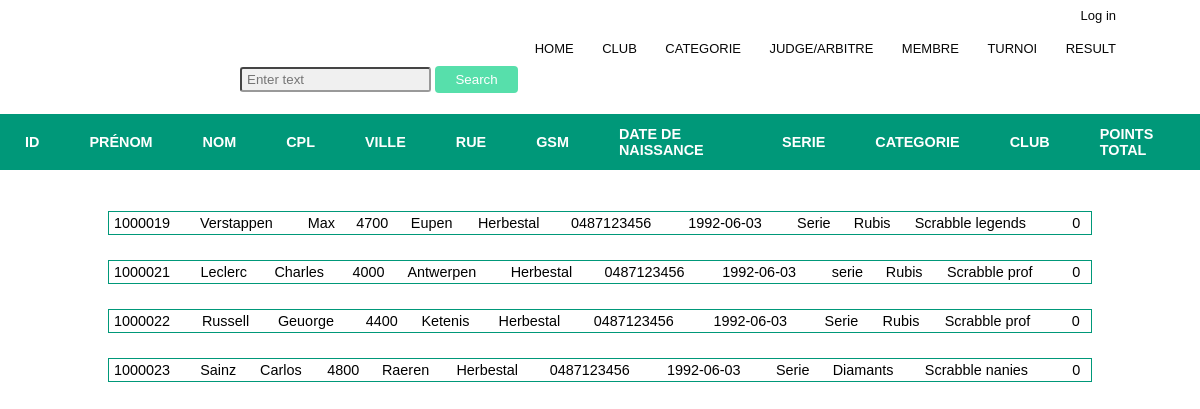
The page /php_projekt/View/membre-view.php on the database its author committed.
### tables this page shows
CREATE TABLE `membre` (
  `id` int NOT NULL,
  `nom` varchar(100) NOT NULL,
  `prenom` varchar(100) NOT NULL,
  `codePostal` varchar(100) DEFAULT NULL,
  `localite` varchar(100) DEFAULT NULL,
  `rue` varchar(100) DEFAULT NULL,
  `gsm` varchar(100) DEFAULT NULL,
  `dateDeNaissance` date NOT NULL,
  `serie` varchar(100) DEFAULT NULL,
  `categorie` int DEFAULT NULL,
  `codeClub` int DEFAULT NULL,
  `totalPointsSaison` int DEFAULT NULL,
  `moteDePass` varchar(100) DEFAULT NULL,
  `email` varchar(100) NOT NULL
);

CREATE TABLE `categorie` (
  `id` int NOT NULL,
  `nom` varchar(100) DEFAULT NULL,
  `ageMin` int DEFAULT NULL,
  `ageMax` int DEFAULT NULL
);

CREATE TABLE `club` (
  `id` int NOT NULL,
  `nom` varchar(100) DEFAULT NULL,
  `codePostal` varchar(100) DEFAULT NULL,
  `localite` varchar(100) DEFAULT NULL,
  `rue` varchar(100) DEFAULT NULL,
  `responsable` int DEFAULT NULL
);

### php_projekt/CoucheMetiers/membre.php (called while the page is built, shortened)
<?php
class membre {
    private $id;
    private $nom;
    private $prenom;
    private $codePostal;
    private $localite;
    private $rue;
    private $gsm;
    private $dateDeNaissance;
    private $serie;
    private $categorie;
    private $codeClub;
    private $totalPointsSaison;
    function __construct($id=null, $nom=null, $prenom=null, $codePostal=null, $localite= null,
    $rue=null,$gsm=null,$dateDeNaissance=null,$serie=null,$categorie=null,$codeClub=null,
    $totalPointsSaison=null,$moteDePass=null,$email=null)
    {
        $this->id=$id;
        $this->nom = $nom;
        $this->prenom = $prenom;
        $this->codePostal = $codePostal;
        $this->localite = $localite;
        $this->rue = $rue;
        $this->gsm = $gsm;
        $this->dateDeNaissance = $dateDeNaissance;
        $this->serie = $serie;
        $this->categorie = $categorie;
        $this->codeClub = $codeClub;
        $this->totalPointsSaison = $totalPointsSaison;
    }
    public function setID ($id) {
        $this->id=$id;
    }
    public function setNom ($nom) {
        $this->nom=$nom;
    }
    public function setPrenom ($prenom) {
        $this->prenom=$prenom;
    }
    public function setCodePostal ($codePostal) {
        $this->codePostal=$codePostal;
    }
    public function setLocalite ($localite) {
        $this->localite=$localite;
    }
    public function setRue ($rue) {
        $this->rue=$rue;
    }
    public function setGsm ($gsm) {
        $this->gsm=$gsm;
    }
    public function getID () {
        return ($this->id);
    }
    public function getNom () {
        return ($this->nom);
    }
    public function getPrenom () {
        return ($this->prenom);
    }
    public function getCodePostal () {
        return ($this->codePostal);
    }
    public function getLocalite () {
        return ($this->localite);
    }
    public function getRue () {
        return ($this->rue);
    }
    public function getGsm () {
        return ($this->gsm);
    }
    public function setDateDeNaissance ($dateDeNaissance) {
        $this->dateDeNaissance=$dateDeNaissance;
    }
    public function getDateDeNaissance () {
        return ($this->dateDeNaissance);
    }
    public function setSerie ($serie) {
        $this->serie=$serie;
    }
    public function getSerie () {
        return ($this->serie);
    }
    public function setCategorie ($categorie) {
        $this->categorie=$categorie;
    }
    public function getCategorie () {
        return ($this->categorie);
    }
    public function setCodeClub ($codeClub) {
        $this->codeClub=$codeClub;
    }
    public function getCodeClub () {
        return ($this->codeClub);
    }
    public function setTotalPointsSaison ($totalPointsSaison) {
        $this->totalPointsSaison=$totalPointsSaison;
    }
    public function getTotalPointsSaison () {
        return ($this->totalPointsSaison);
    }
}
?>

### php_projekt/Model/AccesDB.php (called while the page is built, shortened)
<?php
require_once 'DB_mysqli.php';
class AccesDB {
    public function requet (string $sql) {
        $this->connection = DB_mySqli::getInstance();
        return $this->connection->query($sql);
    }
    public function ListerLesMembre() {
        require_once '../CoucheMetiers/membre.php';
        $membreList = array();
        $query= "select membre.id,membre.nom,membre.prenom,membre.codePostal, membre.localite, membre.rue, membre.gsm, membre.dateDeNaissance, membre.serie, categorie.nom as categorie, club.nom as codeClub, membre.totalPointsSaison, membre.moteDePass, membre.email
        FROM ((membre INNER JOIN categorie ON membre.categorie =categorie.id) INNER JOIN club ON membre.codeClub = club.id)";
        $result = $this->requet($query);
            $rows= $result->num_rows;
            for($i=0; $i<$rows; ++$i) {
                    $membre = new membre();
                    $membreList[]= $membre;
                }
        return $membreList;
    }
}
?>

### php_projekt/Model/DB_mySqli.php (called while the page is built, shortened)
<?php
class DB_mySqli extends mysqli {
    private static $instance;
    public static function getInstance() : self {
        if(self::$instance === null) {
            self::$instance = new self();
        }
        return self::$instance;
    }
}
?>

### php_projekt/View/presentation.php (the view, shortened to what this page needs)
<?php
class Presentation {
    public function membersList($members) {
        echo <<<__END
            <table class="content-table ">
        <thead>
            <tr>
                <th>ID</th>
                <th>PRÉNOM</th>
                <th>NOM</th>
                <th>CPL</th>
                <th>VILLE</th>
                <th>RUE</th>
                <th>GSM</th>
                <th>DATE DE NAISSANCE</th>
                <th>SERIE</th>
                <th>CATEGORIE</th>
                <th>CLUB</th>
                <th>POINTS TOTAL</th>
            </tr>
            </thead>
            </table>
        __END;
            foreach($members as $unMembre){
                    $id = $unMembre->getID();
                    $nom = $unMembre->getNom();
                    $prenom = $unMembre->getPrenom();
                    $cpl = $unMembre->getCodePostal();
                    $ville = $unMembre->getLocalite();
                    $rue = $unMembre->getRue();
                    $gsm = $unMembre->getGsm();
                    $dateNess = $unMembre->getDateDeNaissance();
                    $serie = $unMembre->getSerie();
                    $categorie = $unMembre->getCategorie();
                    $codeClub = $unMembre->getCodeClub();
                    $points = $unMembre->getTotalPointsSaison();
                    echo "
                            <table class='content-table tableMembre'>
                            <tbody>
                            <tr>
                                <td>$id</td>
                                <td>$nom</td>
                                <td>$prenom</td>
                                <td>$cpl</td>
                                <td>$ville</td>
                                <td>$rue</td>
                                <td>$gsm</td>
                                <td>$dateNess</td>
                                <td>$serie</td>
                                <td>$categorie</td>
                                <td>$codeClub</td>
                                <td>$points</td>";
                    echo "
                            </tr>
                            </tbody>
                            </table>
                            ";
                }
    }
}
?>

### php_projekt/style.css (style rules this page uses)
* { margin: 0; padding: 0; font-family: 'Poppins', sans-serif; }
.content-table { position: relative; top: 3%; left: 50%; transform: translate(-50%, -50%); border-collapse:collapse; margin:25px 0; font-size: 0.9em; }
.content-table thead tr { background-color: #009879; color: #ffffff; text-align: left; }
.content-table th { padding: 12px 25px; }
.content-table td { padding: 3px 5px; }
.content-table tbody tr { border: 1px solid #009879; }
.tableMembre { width: 82%; }

### rows shown on the page
membre: id "1000019", nom "Verstappen", prenom "Max", codePostal "4700", localite "Eupen", rue "Herbestal", gsm "0487123456", dateDeNaissance "1992-06-03", serie "Serie", categorie.nom "Rubis", club.nom "Scrabble legends", totalPointsSaison "0"
membre: id "1000021", nom "Leclerc", prenom "Charles", codePostal "4000", localite "Antwerpen", rue "Herbestal", gsm "0487123456", dateDeNaissance "1992-06-03", serie "serie", categorie.nom "Rubis", club.nom "Scrabble prof", totalPointsSaison "0"
membre: id "1000022", nom "Russell", prenom "Geuorge", codePostal "4400", localite "Ketenis", rue "Herbestal", gsm "0487123456", dateDeNaissance "1992-06-03", serie "Serie", categorie.nom "Rubis", club.nom "Scrabble prof", totalPointsSaison "0"
membre: id "1000023", nom "Sainz", prenom "Carlos", codePostal "4800", localite "Raeren", rue "Herbestal", gsm "0487123456", dateDeNaissance "1992-06-03", serie "Serie", categorie.nom "Diamants", club.nom "Scrabble nanies", totalPointsSaison "0"
